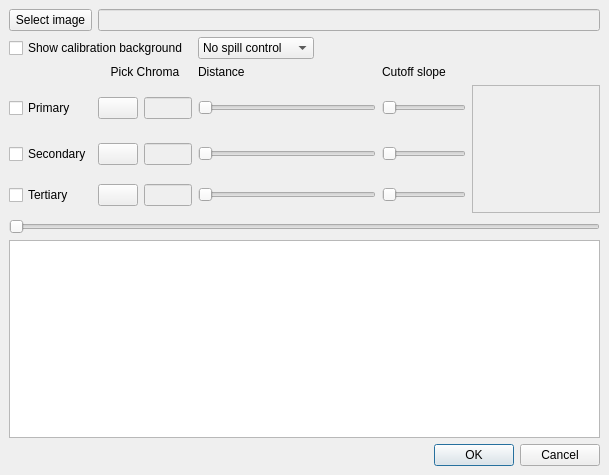
<?xml version="1.0" encoding="UTF-8"?>
<ui version="4.0">
 <class>artChromaKeyDialog</class>
 <widget class="QDialog" name="artChromaKeyDialog">
  <property name="geometry">
   <rect>
    <x>0</x>
    <y>0</y>
    <width>609</width>
    <height>475</height>
   </rect>
  </property>
  <property name="windowTitle">
   <string>Chroma Key</string>
  </property>
  <layout class="QVBoxLayout" name="verticalLayout">
   <property name="spacing">
    <number>6</number>
   </property>
   <property name="leftMargin">
    <number>9</number>
   </property>
   <property name="topMargin">
    <number>9</number>
   </property>
   <property name="rightMargin">
    <number>9</number>
   </property>
   <property name="bottomMargin">
    <number>9</number>
   </property>
   <item>
    <layout class="QGridLayout" name="gridLayout">
     <property name="leftMargin">
      <number>0</number>
     </property>
     <property name="topMargin">
      <number>0</number>
     </property>
     <property name="rightMargin">
      <number>0</number>
     </property>
     <property name="bottomMargin">
      <number>0</number>
     </property>
     <item row="4" column="1">
      <widget class="QPushButton" name="pushButtonC1">
       <property name="text">
        <string/>
       </property>
       <property name="icon">
        <iconset resource="artChromaKey.qrc">
         <normaloff>:/images/color.png</normaloff>:/images/color.png</iconset>
       </property>
      </widget>
     </item>
     <item row="4" column="0">
      <widget class="QCheckBox" name="checkBoxC1en">
       <property name="enabled">
        <bool>true</bool>
       </property>
       <property name="text">
        <string>Primary</string>
       </property>
       <property name="checkable">
        <bool>true</bool>
       </property>
       <property name="checked">
        <bool>false</bool>
       </property>
      </widget>
     </item>
     <item row="6" column="5">
      <widget class="ADM_SliderIndicator" name="horizontalSliderC3slope">
       <property name="maximum">
        <number>100</number>
       </property>
       <property name="orientation">
        <enum>Qt::Horizontal</enum>
       </property>
      </widget>
     </item>
     <item row="4" column="2">
      <widget class="QLineEdit" name="lineEditC1">
       <property name="enabled">
        <bool>false</bool>
       </property>
       <property name="sizePolicy">
        <sizepolicy hsizetype="Fixed" vsizetype="Fixed">
         <horstretch>0</horstretch>
         <verstretch>0</verstretch>
        </sizepolicy>
       </property>
       <property name="maximumSize">
        <size>
         <width>48</width>
         <height>16777215</height>
        </size>
       </property>
       <property name="autoFillBackground">
        <bool>true</bool>
       </property>
       <property name="frame">
        <bool>true</bool>
       </property>
       <property name="alignment">
        <set>Qt::AlignCenter</set>
       </property>
       <property name="readOnly">
        <bool>true</bool>
       </property>
      </widget>
     </item>
     <item row="6" column="0">
      <widget class="QCheckBox" name="checkBoxC3en">
       <property name="text">
        <string>Tertiary</string>
       </property>
      </widget>
     </item>
     <item row="5" column="0">
      <widget class="QCheckBox" name="checkBoxC2en">
       <property name="text">
        <string>Secondary</string>
       </property>
      </widget>
     </item>
     <item row="4" column="5">
      <widget class="ADM_SliderIndicator" name="horizontalSliderC1slope">
       <property name="maximum">
        <number>100</number>
       </property>
       <property name="orientation">
        <enum>Qt::Horizontal</enum>
       </property>
      </widget>
     </item>
     <item row="6" column="1">
      <widget class="QPushButton" name="pushButtonC3">
       <property name="text">
        <string/>
       </property>
       <property name="icon">
        <iconset resource="artChromaKey.qrc">
         <normaloff>:/images/color.png</normaloff>:/images/color.png</iconset>
       </property>
      </widget>
     </item>
     <item row="5" column="1">
      <widget class="QPushButton" name="pushButtonC2">
       <property name="text">
        <string/>
       </property>
       <property name="icon">
        <iconset resource="artChromaKey.qrc">
         <normaloff>:/images/color.png</normaloff>:/images/color.png</iconset>
       </property>
      </widget>
     </item>
     <item row="5" column="2">
      <widget class="QLineEdit" name="lineEditC2">
       <property name="enabled">
        <bool>false</bool>
       </property>
       <property name="sizePolicy">
        <sizepolicy hsizetype="Fixed" vsizetype="Fixed">
         <horstretch>0</horstretch>
         <verstretch>0</verstretch>
        </sizepolicy>
       </property>
       <property name="maximumSize">
        <size>
         <width>48</width>
         <height>16777215</height>
        </size>
       </property>
       <property name="autoFillBackground">
        <bool>true</bool>
       </property>
      </widget>
     </item>
     <item row="6" column="2">
      <widget class="QLineEdit" name="lineEditC3">
       <property name="enabled">
        <bool>false</bool>
       </property>
       <property name="sizePolicy">
        <sizepolicy hsizetype="Fixed" vsizetype="Fixed">
         <horstretch>0</horstretch>
         <verstretch>0</verstretch>
        </sizepolicy>
       </property>
       <property name="maximumSize">
        <size>
         <width>48</width>
         <height>16777215</height>
        </size>
       </property>
       <property name="autoFillBackground">
        <bool>true</bool>
       </property>
      </widget>
     </item>
     <item row="3" column="5">
      <widget class="QLabel" name="labelSlope">
       <property name="text">
        <string>Cutoff slope</string>
       </property>
      </widget>
     </item>
     <item row="3" column="1" colspan="2">
      <widget class="QLabel" name="labelChroma">
       <property name="text">
        <string>Pick Chroma</string>
       </property>
       <property name="alignment">
        <set>Qt::AlignCenter</set>
       </property>
      </widget>
     </item>
     <item row="5" column="5">
      <widget class="ADM_SliderIndicator" name="horizontalSliderC2slope">
       <property name="maximum">
        <number>100</number>
       </property>
       <property name="orientation">
        <enum>Qt::Horizontal</enum>
       </property>
      </widget>
     </item>
     <item row="4" column="6" rowspan="3">
      <widget class="QGraphicsView" name="graphicsViewUV">
       <property name="enabled">
        <bool>false</bool>
       </property>
       <property name="sizePolicy">
        <sizepolicy hsizetype="Fixed" vsizetype="Fixed">
         <horstretch>0</horstretch>
         <verstretch>0</verstretch>
        </sizepolicy>
       </property>
       <property name="minimumSize">
        <size>
         <width>128</width>
         <height>128</height>
        </size>
       </property>
       <property name="maximumSize">
        <size>
         <width>128</width>
         <height>128</height>
        </size>
       </property>
       <property name="focusPolicy">
        <enum>Qt::NoFocus</enum>
       </property>
       <property name="verticalScrollBarPolicy">
        <enum>Qt::ScrollBarAlwaysOff</enum>
       </property>
       <property name="horizontalScrollBarPolicy">
        <enum>Qt::ScrollBarAlwaysOff</enum>
       </property>
      </widget>
     </item>
     <item row="1" column="0">
      <widget class="QPushButton" name="pushButtonImage">
       <property name="text">
        <string>Select image</string>
       </property>
      </widget>
     </item>
     <item row="2" column="0" colspan="3">
      <widget class="QCheckBox" name="checkBoxTest">
       <property name="text">
        <string>Show calibration background</string>
       </property>
      </widget>
     </item>
     <item row="2" column="3">
      <widget class="QComboBox" name="comboBoxSpill">
       <item>
        <property name="text">
         <string>No spill control</string>
        </property>
       </item>
       <item>
        <property name="text">
         <string>Weighted alpha</string>
        </property>
       </item>
       <item>
        <property name="text">
         <string>AVG alpha</string>
        </property>
       </item>
       <item>
        <property name="text">
         <string>RMS alpha</string>
        </property>
       </item>
       <item>
        <property name="text">
         <string>MIN alpha</string>
        </property>
       </item>
      </widget>
     </item>
     <item row="1" column="1" colspan="6">
      <widget class="QLineEdit" name="lineEditImage">
       <property name="enabled">
        <bool>false</bool>
       </property>
      </widget>
     </item>
     <item row="4" column="3" colspan="2">
      <widget class="ADM_SliderIndicator" name="horizontalSliderC1dist">
       <property name="minimum">
        <number>0</number>
       </property>
       <property name="maximum">
        <number>100</number>
       </property>
       <property name="pageStep">
        <number>10</number>
       </property>
       <property name="orientation">
        <enum>Qt::Horizontal</enum>
       </property>
      </widget>
     </item>
     <item row="5" column="3" colspan="2">
      <widget class="ADM_SliderIndicator" name="horizontalSliderC2dist">
       <property name="maximum">
        <number>100</number>
       </property>
       <property name="pageStep">
        <number>10</number>
       </property>
       <property name="orientation">
        <enum>Qt::Horizontal</enum>
       </property>
      </widget>
     </item>
     <item row="6" column="3" colspan="2">
      <widget class="ADM_SliderIndicator" name="horizontalSliderC3dist">
       <property name="maximum">
        <number>100</number>
       </property>
       <property name="pageStep">
        <number>10</number>
       </property>
       <property name="orientation">
        <enum>Qt::Horizontal</enum>
       </property>
      </widget>
     </item>
     <item row="3" column="3" colspan="2">
      <widget class="QLabel" name="labelDistance">
       <property name="text">
        <string>Distance</string>
       </property>
      </widget>
     </item>
     <item row="2" column="4">
      <spacer name="horizontalSpacer">
       <property name="orientation">
        <enum>Qt::Horizontal</enum>
       </property>
       <property name="sizeHint" stdset="0">
        <size>
         <width>40</width>
         <height>20</height>
        </size>
       </property>
      </spacer>
     </item>
     <item row="2" column="5">
      <spacer name="horizontalSpacer_2">
       <property name="orientation">
        <enum>Qt::Horizontal</enum>
       </property>
       <property name="sizeHint" stdset="0">
        <size>
         <width>40</width>
         <height>20</height>
        </size>
       </property>
      </spacer>
     </item>
    </layout>
   </item>
   <item>
    <layout class="QHBoxLayout" name="toolboxLayout"/>
   </item>
   <item>
    <widget class="ADM_flyNavSlider" name="horizontalSlider">
     <property name="orientation">
      <enum>Qt::Horizontal</enum>
     </property>
    </widget>
   </item>
   <item>
    <widget class="QGraphicsView" name="graphicsView">
     <property name="focusPolicy">
      <enum>Qt::NoFocus</enum>
     </property>
    </widget>
   </item>
   <item>
    <widget class="QDialogButtonBox" name="buttonBox">
     <property name="orientation">
      <enum>Qt::Horizontal</enum>
     </property>
     <property name="standardButtons">
      <set>QDialogButtonBox::Cancel|QDialogButtonBox::Ok</set>
     </property>
    </widget>
   </item>
  </layout>
 </widget>
 <customwidgets>
  <customwidget>
   <class>ADM_flyNavSlider</class>
   <extends>ADM_QSlider</extends>
   <header>ADM_toolkitQt.h</header>
  </customwidget>
  <customwidget>
   <class>ADM_QSlider</class>
   <extends>QSlider</extends>
   <header>ADM_toolkitQt.h</header>
  </customwidget>
  <customwidget>
   <class>ADM_SliderIndicator</class>
   <extends>QSlider</extends>
   <header>ADM_toolkitQt.h</header>
  </customwidget>
 </customwidgets>
 <tabstops>
  <tabstop>pushButtonImage</tabstop>
  <tabstop>checkBoxTest</tabstop>
  <tabstop>comboBoxSpill</tabstop>
  <tabstop>checkBoxC1en</tabstop>
  <tabstop>pushButtonC1</tabstop>
  <tabstop>lineEditC1</tabstop>
  <tabstop>horizontalSliderC1dist</tabstop>
  <tabstop>horizontalSliderC1slope</tabstop>
  <tabstop>checkBoxC2en</tabstop>
  <tabstop>pushButtonC2</tabstop>
  <tabstop>lineEditC2</tabstop>
  <tabstop>horizontalSliderC2dist</tabstop>
  <tabstop>horizontalSliderC2slope</tabstop>
  <tabstop>checkBoxC3en</tabstop>
  <tabstop>pushButtonC3</tabstop>
  <tabstop>lineEditC3</tabstop>
  <tabstop>horizontalSliderC3dist</tabstop>
  <tabstop>horizontalSliderC3slope</tabstop>
  <tabstop>graphicsViewUV</tabstop>
  <tabstop>horizontalSlider</tabstop>
  <tabstop>graphicsView</tabstop>
 </tabstops>
 <resources>
  <include location="artChromaKey.qrc"/>
 </resources>
 <connections>
  <connection>
   <sender>buttonBox</sender>
   <signal>accepted()</signal>
   <receiver>artChromaKeyDialog</receiver>
   <slot>accept()</slot>
   <hints>
    <hint type="sourcelabel">
     <x>248</x>
     <y>254</y>
    </hint>
    <hint type="destinationlabel">
     <x>157</x>
     <y>274</y>
    </hint>
   </hints>
  </connection>
  <connection>
   <sender>buttonBox</sender>
   <signal>rejected()</signal>
   <receiver>artChromaKeyDialog</receiver>
   <slot>reject()</slot>
   <hints>
    <hint type="sourcelabel">
     <x>316</x>
     <y>260</y>
    </hint>
    <hint type="destinationlabel">
     <x>286</x>
     <y>274</y>
    </hint>
   </hints>
  </connection>
 </connections>
</ui>
